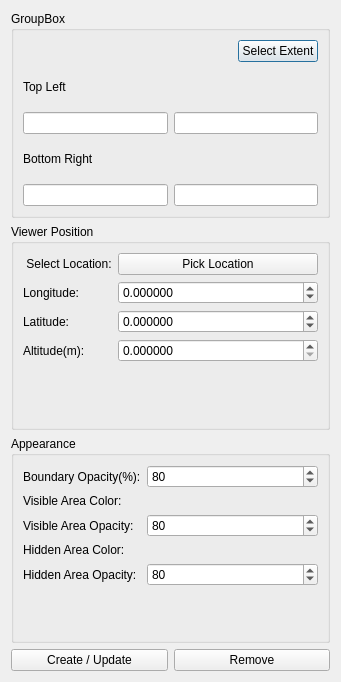
<?xml version="1.0" encoding="UTF-8"?>
<ui version="4.0">
 <class>ViewshedByExtentDialog</class>
 <widget class="QDialog" name="ViewshedByExtentDialog">
  <property name="geometry">
   <rect>
    <x>0</x>
    <y>0</y>
    <width>341</width>
    <height>682</height>
   </rect>
  </property>
  <property name="windowTitle">
   <string>Viewshed by Extent</string>
  </property>
  <layout class="QVBoxLayout" name="verticalLayout">
   <item>
    <widget class="QGroupBox" name="groupBox_2">
     <property name="title">
      <string>GroupBox</string>
     </property>
     <layout class="QVBoxLayout" name="verticalLayout_4">
      <item>
       <layout class="QHBoxLayout" name="horizontalLayout">
        <item>
         <spacer name="horizontalSpacer">
          <property name="orientation">
           <enum>Qt::Horizontal</enum>
          </property>
          <property name="sizeHint" stdset="0">
           <size>
            <width>40</width>
            <height>20</height>
           </size>
          </property>
         </spacer>
        </item>
        <item>
         <widget class="QPushButton" name="pushButton_selectExtent">
          <property name="text">
           <string>Select Extent</string>
          </property>
         </widget>
        </item>
       </layout>
      </item>
      <item>
       <layout class="QVBoxLayout" name="verticalLayout_3">
        <item>
         <widget class="QLabel" name="label_5">
          <property name="text">
           <string>Top Left</string>
          </property>
         </widget>
        </item>
        <item>
         <layout class="QHBoxLayout" name="horizontalLayout_2">
          <item>
           <widget class="QLineEdit" name="lineEdit_topLeftLat"/>
          </item>
          <item>
           <widget class="QLineEdit" name="lineEdit_topLeftLon"/>
          </item>
         </layout>
        </item>
       </layout>
      </item>
      <item>
       <layout class="QVBoxLayout" name="verticalLayout_2">
        <item>
         <widget class="QLabel" name="label_6">
          <property name="text">
           <string>Bottom Right</string>
          </property>
         </widget>
        </item>
        <item>
         <layout class="QHBoxLayout" name="horizontalLayout_3">
          <item>
           <widget class="QLineEdit" name="lineEdit_bottomRightLat"/>
          </item>
          <item>
           <widget class="QLineEdit" name="lineEdit_bottomRightLon"/>
          </item>
         </layout>
        </item>
       </layout>
      </item>
     </layout>
    </widget>
   </item>
   <item>
    <widget class="QGroupBox" name="groupBox">
     <property name="title">
      <string>Viewer Position</string>
     </property>
     <layout class="QFormLayout" name="formLayout">
      <item row="0" column="0">
       <widget class="QLabel" name="label">
        <property name="text">
         <string> Select Location:</string>
        </property>
       </widget>
      </item>
      <item row="0" column="1">
       <widget class="QPushButton" name="pb_pickLocation">
        <property name="text">
         <string>Pick Location</string>
        </property>
       </widget>
      </item>
      <item row="1" column="0">
       <widget class="QLabel" name="label_3">
        <property name="text">
         <string>Longitude:</string>
        </property>
       </widget>
      </item>
      <item row="1" column="1">
       <widget class="QDoubleSpinBox" name="sb_longitude">
        <property name="decimals">
         <number>6</number>
        </property>
        <property name="minimum">
         <double>-180.000000000000000</double>
        </property>
        <property name="maximum">
         <double>180.000000000000000</double>
        </property>
        <property name="singleStep">
         <double>0.001000000000000</double>
        </property>
       </widget>
      </item>
      <item row="2" column="0">
       <widget class="QLabel" name="label_2">
        <property name="text">
         <string>Latitude:</string>
        </property>
       </widget>
      </item>
      <item row="2" column="1">
       <widget class="QDoubleSpinBox" name="sb_latitude">
        <property name="decimals">
         <number>6</number>
        </property>
        <property name="minimum">
         <double>-90.000000000000000</double>
        </property>
        <property name="maximum">
         <double>90.000000000000000</double>
        </property>
        <property name="singleStep">
         <double>0.001000000000000</double>
        </property>
       </widget>
      </item>
      <item row="3" column="0">
       <widget class="QLabel" name="label_4">
        <property name="text">
         <string>Altitude(m):</string>
        </property>
       </widget>
      </item>
      <item row="3" column="1">
       <widget class="QDoubleSpinBox" name="sb_altitude">
        <property name="decimals">
         <number>6</number>
        </property>
        <property name="minimum">
         <double>0.000000000000000</double>
        </property>
        <property name="maximum">
         <double>99999999999999997748809823456034029568.000000000000000</double>
        </property>
        <property name="singleStep">
         <double>50.000000000000000</double>
        </property>
       </widget>
      </item>
     </layout>
    </widget>
   </item>
   <item>
    <widget class="QGroupBox" name="groupBox_3">
     <property name="title">
      <string>Appearance</string>
     </property>
     <layout class="QFormLayout" name="formLayout_3">
      <item row="0" column="0">
       <widget class="QLabel" name="label_bOpacity">
        <property name="text">
         <string>Boundary Opacity(%):</string>
        </property>
       </widget>
      </item>
      <item row="0" column="1">
       <widget class="QSpinBox" name="sb_boundarylineOpacity">
        <property name="minimum">
         <number>0</number>
        </property>
        <property name="maximum">
         <number>100</number>
        </property>
        <property name="value">
         <number>80</number>
        </property>
       </widget>
      </item>
      <item row="1" column="0">
       <widget class="QLabel" name="label_13">
        <property name="text">
         <string>Visible Area Color:</string>
        </property>
       </widget>
      </item>
      <item row="1" column="1">
       <layout class="QVBoxLayout" name="vl_visibleAreaColor">
        <property name="spacing">
         <number>0</number>
        </property>
       </layout>
      </item>
      <item row="2" column="0">
       <widget class="QLabel" name="label_14">
        <property name="text">
         <string>Visible Area Opacity:</string>
        </property>
       </widget>
      </item>
      <item row="2" column="1">
       <widget class="QSpinBox" name="sb_visibleAreaOpacity">
        <property name="minimum">
         <number>0</number>
        </property>
        <property name="maximum">
         <number>100</number>
        </property>
        <property name="value">
         <number>80</number>
        </property>
       </widget>
      </item>
      <item row="3" column="0">
       <widget class="QLabel" name="label_15">
        <property name="text">
         <string>Hidden Area Color:</string>
        </property>
       </widget>
      </item>
      <item row="3" column="1">
       <layout class="QVBoxLayout" name="vl_hiddenAreaColor">
        <property name="spacing">
         <number>0</number>
        </property>
       </layout>
      </item>
      <item row="4" column="0">
       <widget class="QLabel" name="label_17">
        <property name="text">
         <string>Hidden Area Opacity:</string>
        </property>
       </widget>
      </item>
      <item row="4" column="1">
       <widget class="QSpinBox" name="sb_hiddenAreaOpacity">
        <property name="minimum">
         <number>0</number>
        </property>
        <property name="maximum">
         <number>100</number>
        </property>
        <property name="value">
         <number>80</number>
        </property>
       </widget>
      </item>
     </layout>
    </widget>
   </item>
   <item>
    <layout class="QHBoxLayout" name="horizontalLayout_5">
     <item>
      <widget class="QPushButton" name="pb_createORupdate">
       <property name="text">
        <string>Create / Update</string>
       </property>
      </widget>
     </item>
     <item>
      <widget class="QPushButton" name="pushButton_removeNode">
       <property name="text">
        <string>Remove</string>
       </property>
      </widget>
     </item>
    </layout>
   </item>
  </layout>
 </widget>
 <resources/>
 <connections/>
</ui>
